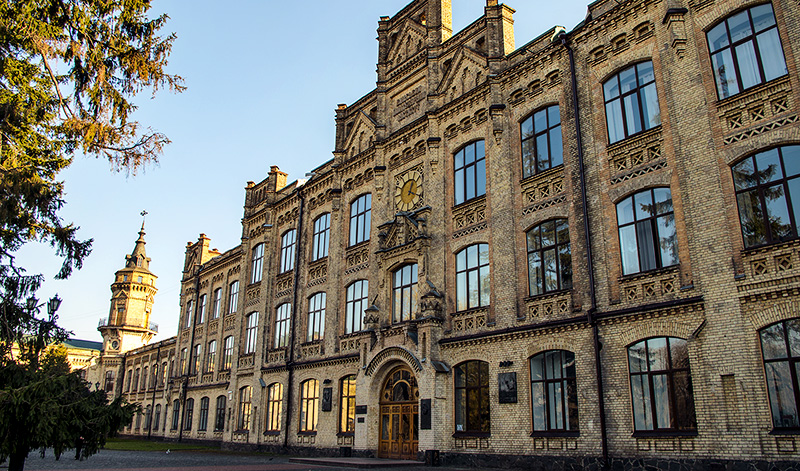
#> input picture 0-kpi.jpg, 800 x 471 px
$ python 08_canny.py
#> lines starting #> are read from the running program, lines starting #| are printed output that depends on the picture
import cv2 as cv

if __name__ == "__main__":
    image = cv.imread("0-kpi.jpg", cv.IMREAD_GRAYSCALE)
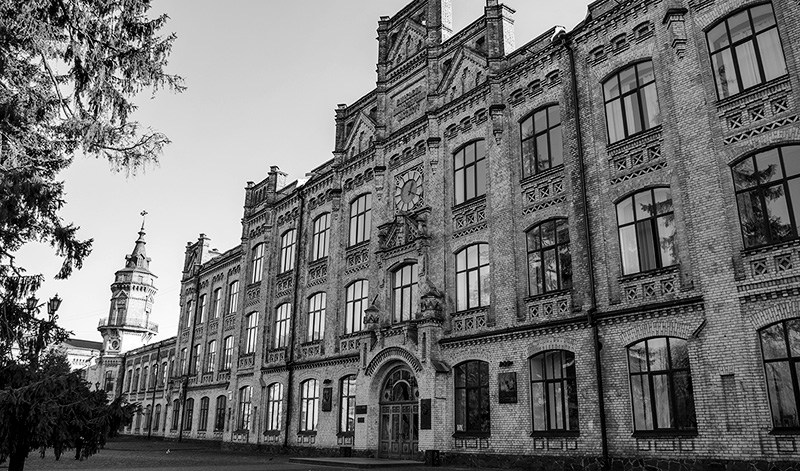
#> image: shape (471, 800); min 0, max 255, mean 112.9
    assert image is not None, "failed to read image"

    canny = cv.Canny(image, 100, 200)
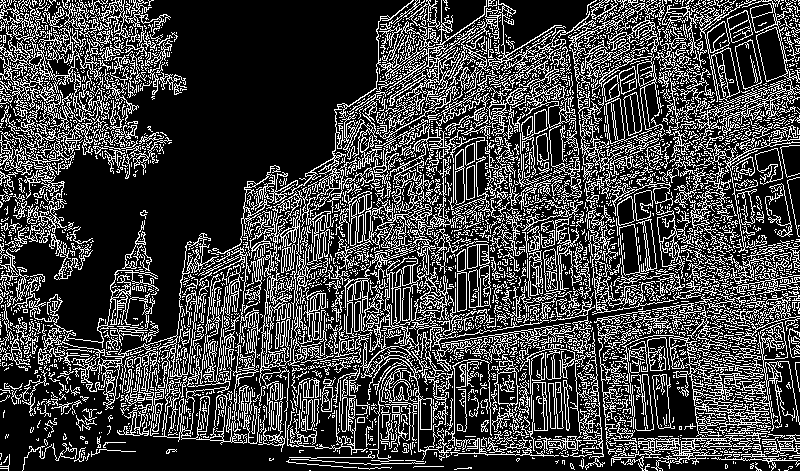
#> canny: shape (471, 800); 26% white in thin lines or dots

    cv.imshow("Canny", canny)

    _ = cv.waitKey(0)
#> (key Esc is pressed here)

    cv.destroyAllWindows()

$ run again, with 0-parrot.webp saved as 0-kpi.jpg
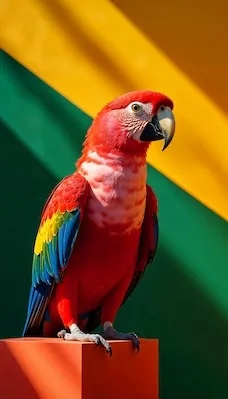
#> input picture 0-parrot.webp, 228 x 399 px
#> `image = cv.imread("0-kpi.jpg", cv.IMREAD_GRAYSCALE)`:
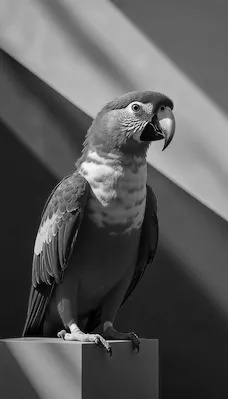
#> image: shape (399, 228); min 0, max 252, mean 88.5
#> `canny = cv.Canny(image, 100, 200)`:
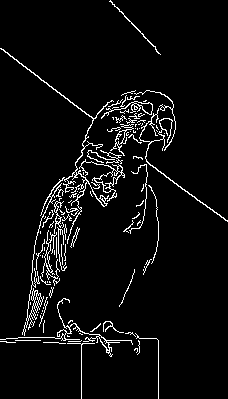
#> canny: shape (399, 228); 5% white in thin lines or dots
